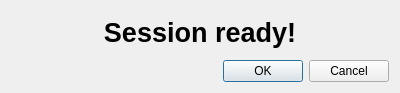
<?xml version="1.0" encoding="UTF-8"?>
<ui version="4.0">
 <class>SessionReadyDialog</class>
 <widget class="QDialog" name="SessionReadyDialog">
  <property name="geometry">
   <rect>
    <x>0</x>
    <y>0</y>
    <width>400</width>
    <height>93</height>
   </rect>
  </property>
  <property name="windowTitle">
   <string>Dialog</string>
  </property>
  <layout class="QGridLayout" name="gridLayout_2">
   <item row="1" column="0">
    <widget class="QDialogButtonBox" name="buttonBox">
     <property name="orientation">
      <enum>Qt::Horizontal</enum>
     </property>
     <property name="standardButtons">
      <set>QDialogButtonBox::Cancel|QDialogButtonBox::Ok</set>
     </property>
    </widget>
   </item>
   <item row="0" column="0">
    <widget class="QLabel" name="label">
     <property name="font">
      <font>
       <pointsize>20</pointsize>
       <weight>75</weight>
       <bold>true</bold>
      </font>
     </property>
     <property name="text">
      <string>Session ready!</string>
     </property>
     <property name="alignment">
      <set>Qt::AlignCenter</set>
     </property>
    </widget>
   </item>
  </layout>
 </widget>
 <resources/>
 <connections>
  <connection>
   <sender>buttonBox</sender>
   <signal>accepted()</signal>
   <receiver>SessionReadyDialog</receiver>
   <slot>accept()</slot>
   <hints>
    <hint type="sourcelabel">
     <x>248</x>
     <y>254</y>
    </hint>
    <hint type="destinationlabel">
     <x>157</x>
     <y>274</y>
    </hint>
   </hints>
  </connection>
  <connection>
   <sender>buttonBox</sender>
   <signal>rejected()</signal>
   <receiver>SessionReadyDialog</receiver>
   <slot>reject()</slot>
   <hints>
    <hint type="sourcelabel">
     <x>316</x>
     <y>260</y>
    </hint>
    <hint type="destinationlabel">
     <x>286</x>
     <y>274</y>
    </hint>
   </hints>
  </connection>
 </connections>
</ui>
